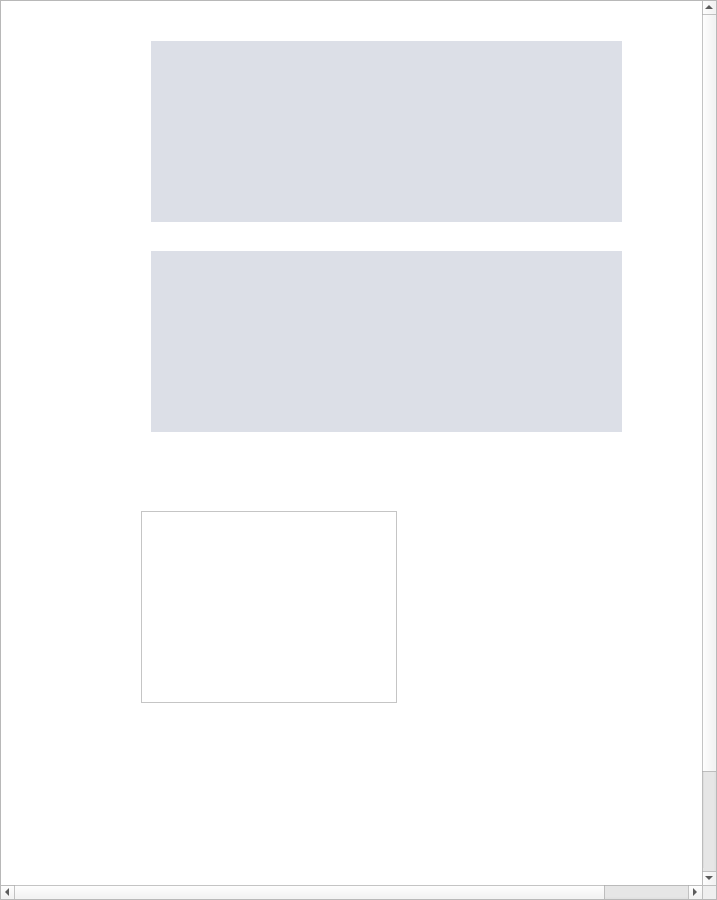
<?xml version="1.0" encoding="UTF-8"?>
<ui version="4.0">
 <class>Dialog</class>
 <widget class="QDialog" name="Dialog">
  <property name="geometry">
   <rect>
    <x>0</x>
    <y>0</y>
    <width>717</width>
    <height>900</height>
   </rect>
  </property>
  <property name="windowTitle">
   <string>Dialog</string>
  </property>
  <layout class="QHBoxLayout" name="horizontalLayout">
   <property name="spacing">
    <number>0</number>
   </property>
   <property name="leftMargin">
    <number>0</number>
   </property>
   <property name="topMargin">
    <number>0</number>
   </property>
   <property name="rightMargin">
    <number>0</number>
   </property>
   <property name="bottomMargin">
    <number>0</number>
   </property>
   <item>
    <widget class="QScrollArea" name="scrollArea">
     <property name="minimumSize">
      <size>
       <width>0</width>
       <height>700</height>
      </size>
     </property>
     <property name="widgetResizable">
      <bool>true</bool>
     </property>
     <widget class="QWidget" name="scrollAreaWidgetContents">
      <property name="geometry">
       <rect>
        <x>0</x>
        <y>0</y>
        <width>800</width>
        <height>1000</height>
       </rect>
      </property>
      <layout class="QGridLayout" name="gridLayout">
       <property name="leftMargin">
        <number>0</number>
       </property>
       <property name="topMargin">
        <number>0</number>
       </property>
       <property name="rightMargin">
        <number>0</number>
       </property>
       <property name="bottomMargin">
        <number>0</number>
       </property>
       <property name="spacing">
        <number>0</number>
       </property>
       <item row="0" column="0">
        <widget class="QWidget" name="widget_3" native="true">
         <property name="minimumSize">
          <size>
           <width>800</width>
           <height>1000</height>
          </size>
         </property>
         <property name="styleSheet">
          <string notr="true">background-color: rgb(255, 255, 255);</string>
         </property>
         <widget class="QWidget" name="widget_2" native="true">
          <property name="geometry">
           <rect>
            <x>150</x>
            <y>40</y>
            <width>471</width>
            <height>181</height>
           </rect>
          </property>
          <property name="styleSheet">
           <string notr="true">background-color: rgb(220, 223, 231);</string>
          </property>
         </widget>
         <widget class="QWidget" name="widget_4" native="true">
          <property name="geometry">
           <rect>
            <x>150</x>
            <y>250</y>
            <width>471</width>
            <height>181</height>
           </rect>
          </property>
          <property name="styleSheet">
           <string notr="true">background-color: rgb(220, 223, 231);</string>
          </property>
         </widget>
         <widget class="QGraphicsView" name="graphicsView">
          <property name="geometry">
           <rect>
            <x>140</x>
            <y>510</y>
            <width>256</width>
            <height>192</height>
           </rect>
          </property>
         </widget>
        </widget>
       </item>
      </layout>
     </widget>
    </widget>
   </item>
  </layout>
 </widget>
 <resources/>
 <connections/>
</ui>
